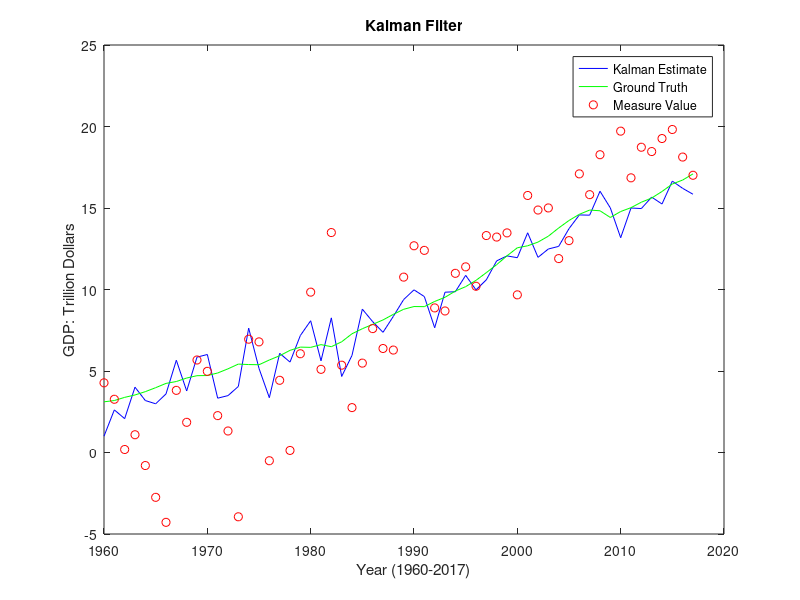

This figure's MATLAB source:
clc;
clear;
gdp = [1.057, 0.967, 0.905, 0.788, 0.778, 0.862, 0.939, 1.061, 1.115, 1.078, 1.164, 1.266, 1.49, 1.772, 2.074, 2.239, 2.218, 1.961, 1.939, 2.02, 2.009, 2.184, 2.36, 2.456, 2.571, 2.557, 2.739, 2.797, 2.856, 2.835, 3.031, 3.109, 3.188, 3.383, 3.53, 3.734, 3.977, 4.239, 4.355, 4.569, 4.713, 4.722, 4.878, 5.134, 5.424, 5.396, 5.385, 5.675, 5.937, 6.267, 6.466, 6.45, 6.618, 6.491, 6.792, 7.285, 7.594, 7.861, 8.133, 8.475, 8.786, 8.955, 8.948, 9.267, 9.521, 9.905, 10.175, 10.561, 11.035, 11.526, 12.066, 12.56, 12.682, 12.909, 13.271, 13.774, 14.234, 14.614, 14.874, 14.83, 14.419, 14.784, 15.021, 15.355, 15.612, 16.013, 16.472, 16.716, 17.093];
gdp_growth = [0, -8.5, -6.4, -0.129, -1.3, 10.8, 8.9, 12.9, 5.1, -3.3, 8.0, 8.8, 17.7, 18.9, 17.0, 8.0, -1.0, -0.116, -1.1, 4.1, -0.5, 8.7, 8.1, 4.1, 4.7, -0.6, 7.1, 2.1, 2.1, -0.7, 6.9, 2.6, 2.6, 6.1, 4.4, 5.8, 6.5, 6.6, 2.7, 4.9, 3.1, 0.2, 3.3, 5.2, 5.6, -0.5, -0.2, 5.4, 4.6, 5.6, 3.2, -0.2, 2.6, -1.9, 4.6, 7.3, 4.2, 3.5, 3.5, 4.2, 3.7, 1.9, -0.1, 3.6, 2.7, 4.0, 2.7, 3.8, 4.5, 4.5, 4.7, 4.1, 1.0, 1.8, 2.8, 3.8, 3.3, 2.7, 1.8, -0.3, -2.8, 2.5, 1.6, 2.2, 1.7, 2.6, 2.9, 1.5, 2.3];
export = [25940, 26403, 27722, 29620, 33341, 35285, 38926, 41333, 45543, 49220, 56640, 59677, 67222, 91242, 120897, 132585, 142716, 152301, 178428, 224131, 271834, 294398, 275236, 266106, 291094, 289070, 310033, 348869, 431149, 487003, 535233, 578344, 616882, 642863, 703254, 794387, 851602, 934453, 933174, 969867, 1075321, 1005653, 978705, 1020419, 1161549, 1286023, 1457644, 1653547, 1841611, 1583051, 1853603, 2127020, 2218989, 2293457, 2375905, 2263907, 2208072, 2331599];
import = [22432, 22208, 24352, 25410, 27319, 30621, 35987, 38729, 45293, 49129, 54386, 60979, 72665, 89342, 125190, 120181, 148798, 179547, 208191, 248696, 291241, 310570, 299391, 323874, 400166, 410950, 448572, 500552, 545715, 580144, 616097, 609479, 656094, 713174, 801747, 890771, 955667, 1042726, 1099314, 1228485, 1447837, 1367162, 1397659, 1514309, 1771434, 2000270, 2219358, 2358922, 2550339, 1966827, 2348265, 2675646, 2755762, 2755334, 2866241, 2764352, 2712866, 2900041];
% delete the former 31 elements
gdp(1:31) = [];
gdp_growth(1:31) = [];

export = export*1e-4/9;
import = import*1e-4/8;
%for i =1:length(gdp)
%    export(i) = export(i)*gdp(i);
%    import(i) = import(i)*gdp(i);
%end
%gdp = gdp*1e6;
%gdp_growth = gdp_growth * 1e6;

y = [gdp;gdp_growth];
sensor = [export;import];
% Q matrix 
%Q = cov(y(1,:),y(2,:));
Q = [1,0;0,1];
% R matrix
% problem is how to set the R covariance
R = [4, 0;0 ,4];

w = mvnrnd([0;0], Q, length(gdp));
w = w';
v = mvnrnd([0;0], R, length(gdp));
v = v';

H = (sensor - v)/y; %observe model
F = (y - w)/y; % transition model
P = [1,1;1,1];
z = H*y + v; %measure

y_predict(:,1) = [1,1];
y_temp(:,1) = y(:,1);
residual = 0;
I = eye(2);
% iteration 
for t = 2:length(y(1,:))
    
    y_temp(:,t) = F*y(:,t-1);
    P = F*P*F' + Q;
    residual = z(:,t) - H*y(:,t-1);
    S = R + H*P*H';
    K = (P*H')/S;    %kalman gain
    y_predict(:,t) = y_temp(:,t) + K*residual;
    P = (I - K*H)*P*(1-K*H)'* + K*R*K';
    residual = z(:,t) - H*y_predict(:,t);
    
end

n = 1960:2017;
plot(n,y_predict(1,:),'b');
hold on 
plot(n,y(1,:),'g');
hold on 
scatter(n,z(1,:),'r')
hold on
legend('Kalman Estimate','Ground Truth','Measure Value')
xlabel('Year (1960-2017)')
ylabel('GDP: Trillion Dollars')
title('Kalman Filter')

